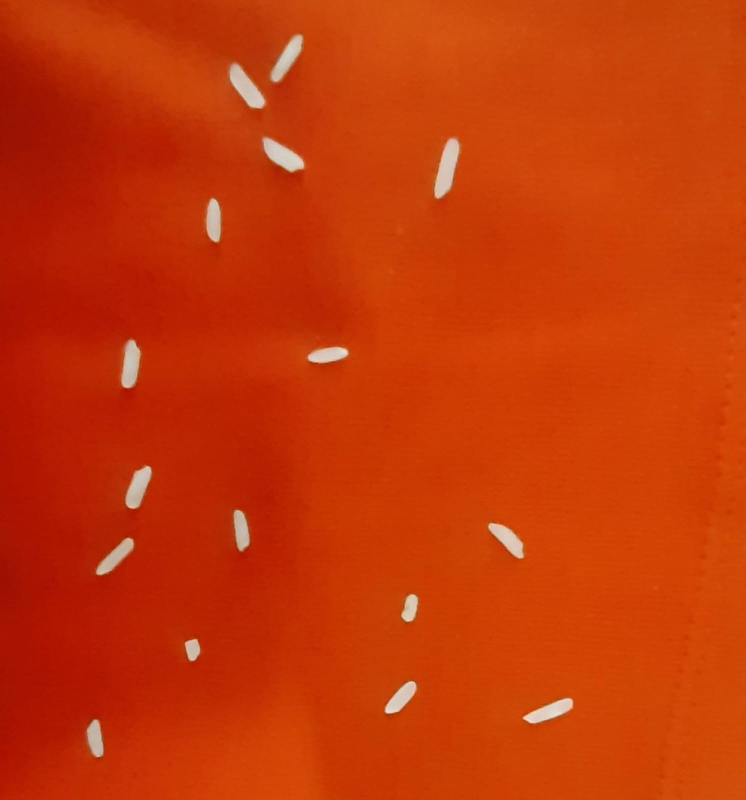
#> input picture pirinc-sayma/rice.jpeg, 1492 x 1599 px (shown at 1/2 size)
$ python assigment3.py
#> lines starting #> are read from the running program, lines starting #| are printed output that depends on the picture; after the words box and inside, x2 and y2 are one past the last pixel; in counts of white or black regions, pixels touching at a corner belong together
# Pirinç sayma
import cv2
import numpy as np

# görüntüyü okuma

img = cv2.imread('rice.jpeg')
#> img is the input picture: shape (1599, 1492, 3); mean B, G, R 7.3, 55.8, 196.8

# boyutunu değiştirme

frame = cv2.resize(img, (540, 540))
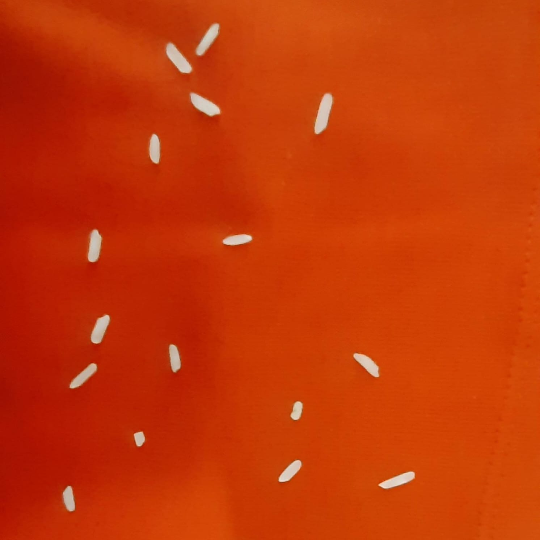
#> frame: shape (540, 540, 3); mean B, G, R 7.3, 55.8, 196.7

# gri seviyeye dönüştürme

grayscale_Image = cv2.cvtColor(frame, cv2.COLOR_BGR2GRAY)
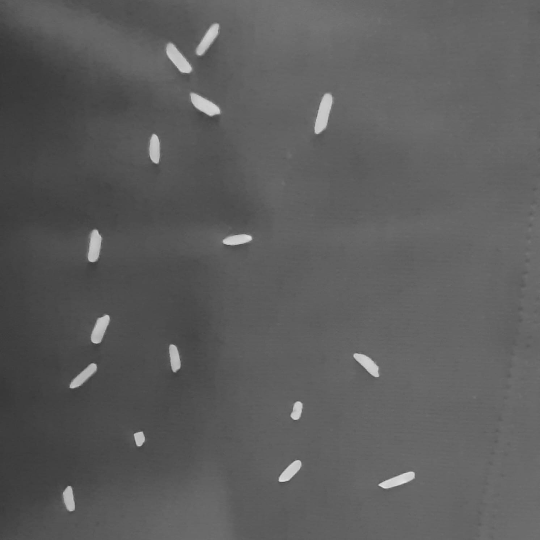
#> grayscale_Image: shape (540, 540); min 54, max 229, mean 92.4

# eşikleme

th, thresh_img = cv2.threshold(grayscale_Image, 120, 255, cv2.THRESH_BINARY)
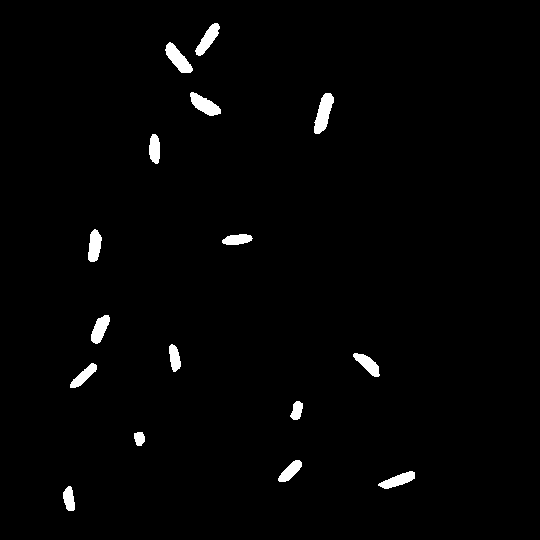
#> thresh_img: shape (540, 540); 1.6% white; 16 white regions, largest, box (x1, y1, x2, y2) and area: (314, 93, 334, 134) 479, (165, 42, 193, 73) 419, (190, 92, 221, 116) 396

# gürültüyü azaltmak için erezyon ve genişlemeyi peşpeşe kullanma. beyaz yerleri incelttiğimiz için beyaz gürültüyü yok ederiz. (erezyon)
# Sonra genişleterek görmek istediğimiz alanı eski haline geri getirmiş oluruz. (genişleme)

kernel = np.ones((5, 5), dtype=np.uint8)
eroded_img = cv2.erode(thresh_img, kernel, iterations=1)
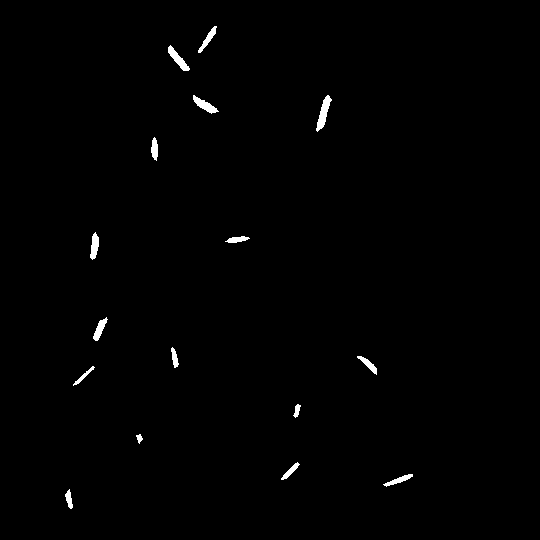
#> eroded_img: shape (540, 540); 0.72% white; 16 white regions, largest, box (x1, y1, x2, y2) and area: (316, 95, 332, 132) 250, (168, 45, 190, 71) 204, (193, 95, 219, 114) 193
dilated_img = cv2.dilate(eroded_img, kernel, iterations=1)
#> dilated_img: shape (540, 540); 1.6% white; 16 white regions

# Gri, binary ve gürültüsü azaltılmış halinin gösterimi

cv2.imshow("gray", grayscale_Image)
cv2.imshow("Dilation", dilated_img)
cv2.imshow("binary", thresh_img)
cv2.waitKey()

# gürültüsü azaltılmış halini etiketleme.
# findContours bize her pirinç tanesinin sınırlarının x,y koordinatlarının arraylerinin listesini döner.(contours)
# cvtColor resmi gri formattan BGR formata çevirir.(COLOR_GRAY2BGR)
# drawContours sınırları belirtilen renk ve kalınlıkta çizer. Bütün sınırları çizmek için -1

contours, hierarchy = cv2.findContours(dilated_img, cv2.RETR_TREE, cv2.CHAIN_APPROX_SIMPLE)
#> contours = 16 contours; largest, box (x1, y1, x2, y2) and area: (314, 93, 334, 134) 432, (166, 43, 192, 73) 374, (191, 93, 221, 116) 351, (196, 24, 219, 55) 311, (88, 230, 101, 262) 292
output_contour = cv2.cvtColor(dilated_img, cv2.COLOR_GRAY2BGR)
#> output_contour: shape (540, 540, 3); 1.6% white; 16 white regions, largest, box (x1, y1, x2, y2) and area: (314, 93, 334, 134) 478, (166, 43, 192, 73) 412, (191, 93, 221, 116) 389
cv2.drawContours(output_contour, contours, -1, (0, 0, 255), 2)
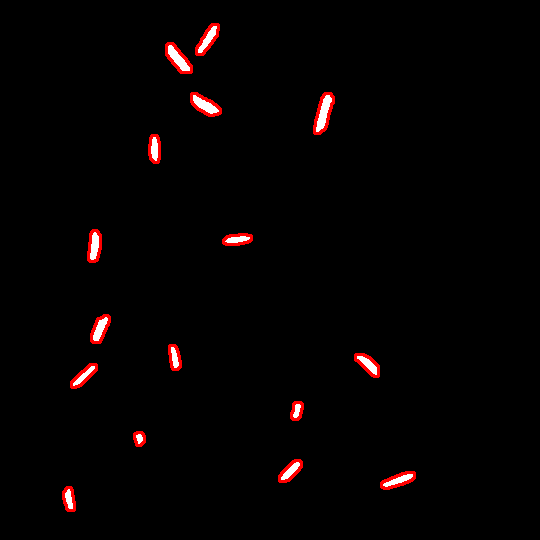
#> output_contour: shape (540, 540, 3); mean B, G, R 2.1, 2.1, 5.4

# etiketlenmiş görüntünün gösterimi

cv2.imshow("labeled", output_contour)
cv2.waitKey()

# sınırların koordinatlarının listesinin boyutu bize pirinç sayısını verir.

print("Pirinç tanesi sayısı : ", len(contours))
#| Pirinç tanesi sayısı :  16
